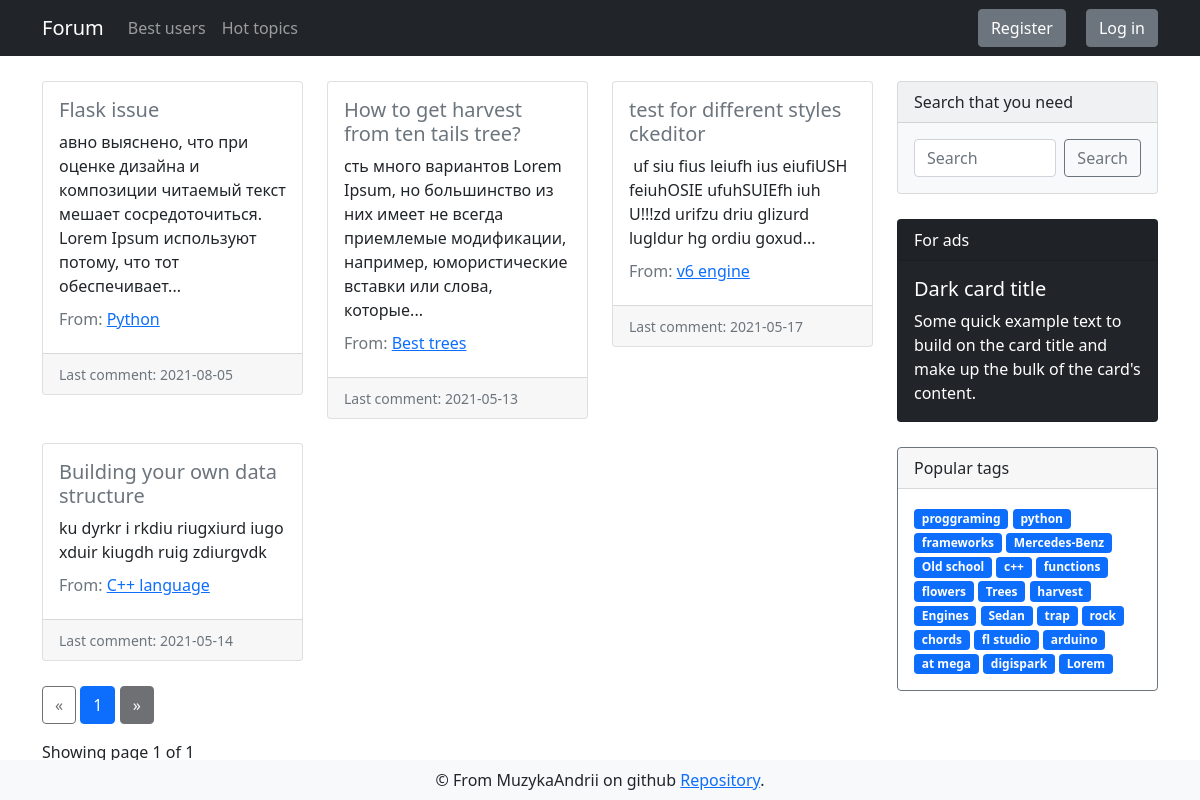
/forum/popular_topics, run on the app's committed database.
### app/models.py (models this page shows, shortened)
class DbMixin(object):
    def save(self):
        db.session.add(self)
        db.session.commit()

class Discussion(DbMixin, db.Model):
    id = db.Column(db.Integer, primary_key = True, autoincrement=True)
    theme = db.Column(db.String, unique=True, nullable=False)
    text = db.Column(db.Text, unique=True, nullable=False)
    theme_id = db.Column(db.Integer, db.ForeignKey('theme.id'), nullable=False)
    tags = db.relationship('Tag', secondary=discussion_tags, backref=db.backref('discussions', lazy='dynamic'))
    comments = db.relationship('Comment', backref='parent_discussion', lazy='dynamic')
    creator_id = db.Column(db.Integer, db.ForeignKey('user.id'), nullable=False)
    edit_requests = db.relationship('Edit_request', backref='target_discussion', lazy='dynamic')
    def get_last_comment_time(self):
        return self.comments.order_by(Comment.written_at.desc()).first().written_at.date()
    def build_url(self):
        theme = self.parent_theme
        section_slug = theme.parent_section.slug
        return section_slug, theme.slug

class Theme(DbMixin, db.Model):
    id = db.Column(db.Integer, primary_key = True, autoincrement=True)
    name = db.Column(db.String(150), unique=True, nullable=False)
    slug = db.Column(db.String(100), unique=True, nullable=False)
    section_id = db.Column(db.Integer, db.ForeignKey('section.id'), nullable=False)
    discussions = db.relationship('Discussion', backref='parent_theme', lazy='dynamic')

class Comment(DbMixin, db.Model):
    id = db.Column(db.Integer, primary_key = True, autoincrement=True)
    text = db.Column(db.Text, unique=True, nullable=False)
    written_at = db.Column(db.DateTime, default=dt.utcnow)
    anonymous = db.Column(db.Boolean, default=False)
    discussion_id = db.Column(db.Integer, db.ForeignKey('discussion.id'), nullable=False)
    creator_id = db.Column(db.Integer, db.ForeignKey('user.id'), nullable=False)

class Tag(DbMixin, db.Model):
    id = db.Column(db.Integer, primary_key = True, autoincrement=True)
    name = db.Column(db.String(50), unique=True, nullable=False)
    slug = db.Column(db.String(100), unique=True, nullable=False)
    section_id = db.Column(db.Integer, db.ForeignKey('section.id'), nullable=False)

### app/views.py (the view)
@cache.cached(timeout=120)
@app.route('/forum/popular_topics')
def hot_topics():
    discussions = get_popular_discussions(request)
    return render_template('forum/best_discussions.html', discussions=discussions, tags=get_tags())

### app/controllers/discussions_controller.py (called while the page is built)
def get_popular_discussions(request: Request) -> List[Discussion]:
    page = request.args.get('page', 1, type=int)
    discussions = Discussion.query.join(Discussion.comments).\
                        group_by(Discussion.id).\
                        order_by(func.count().desc()).\
                        paginate(page=page, per_page=app.config['BESTS_PER_PAGE'])
    return discussions

### app/views.py (called while the page is built)
@app.before_request
def update_last_seen():
    if current_user.is_authenticated:
        current_user.update_last_seen()

@app.before_request
def check_banned():
    if not current_user.is_authenticated:
        return
    result = is_current_user_banned()
    if result:
        logout_user()
        return render_template('alerts/banned.html', reason=result)

@cache.cached(timeout=600, key_prefix='tags')
def get_tags():
    return Tag.query.with_entities(Tag.slug, Tag.name).limit(25).all()

### app/templates/forum/best_discussions.html
{% extends "layouts/base.html" %}
{% block content %}
<div class="container">
    <div class="row">
        <div style="margin-top: 25px;" class="col-md-9">
            <div class="row row-cols-1 row-cols-md-3 g-4">
                {% for discussion in discussions.items %}
                {% set section_slug, theme_slug = discussion.build_url() %}
                <div class="col">
                    <div style="margin: 0" class="card">
                        <div class="card-body">
                            <a class="link-secondary"
                                href="{{ url_for('discussion', section_slug=section_slug, theme_slug=theme_slug, discussion_id=discussion.id) }}">
                                <h5 class="card-title">{{ discussion.theme }}</h5>
                            </a>
                            <p class="card-text">{{ discussion.text | truncate(150) | striptags }}</p>
                            <h6 class="card-subtitle mb-2 text-muted">From: <a
                                    href="{{ url_for('discussions_index', section_slug=section_slug, theme_slug=theme_slug) }}">{{ discussion.parent_theme.name }}</a>
                            </h6>
                        </div>
                        <div class="card-footer">
                            <small class="text-muted">Last comment: {{discussion.get_last_comment_time()}}</small>
                        </div>
                    </div>
                </div>
                {% endfor %}
            </div>
            <div style="margin-top: 25px;" class="text-right">
                <a href="{{ url_for('hot_topics', page=discussions.prev_num) }}" class="btn btn-outline-dark
   {% if discussions.page == 1 %}disabled{% endif %}">
                    &laquo;
                </a>
                {% for page_num in discussions.iter_pages(left_edge=1, right_edge=1, left_current=1, right_current=2) %}
                {% if page_num %}
                {% if discussions.page == page_num %}
                <a href="{{ url_for('hot_topics', page=page_num) }}" class="btn btn-primary">
                    {{ page_num }}
                </a>
                {% else %}
                <a href="{{ url_for('hot_topics', page=page_num) }}" class="btn btn-dark">
                    {{ page_num }}
                </a>
                {% endif %}
                {% else %}
                ...
                {% endif %}
                {% endfor %}
                <a href="{{ url_for('hot_topics', page=discussions.next_num) }}" class="btn btn-dark
   {% if discussions.page == discussions.pages %}disabled{% endif %}">
                    &raquo;
                </a>
            </div>
            <p class="text-right mt-3">
                Showing page {{ discussions.page }} of {{ discussions.pages }}
            </p>
        </div>
        {% include 'layouts/sidebar.html' %}
    </div>
</div>
{% endblock %}

### app/templates/layouts/sidebar.html
<div class="sidebar col-md-3">
    <div class="card text-dark bg-light mb-3" style="max-width: 18rem;">
        <div class="card-header">Search that you need</div>
        <form method="GET" action="{{ url_for('search') }}" class="card-body d-flex">
            <input name="search_query" value="{{ request.args.get('search_query', '') }}" class="form-control me-2" type="text" placeholder="Search" aria-label="Search">
            <button class="btn btn-outline-secondary" type="submit">Search</button>
        </form>
    </div>
    <div class="card text-white bg-dark mb-3" style="max-width: 18rem;">
        <div class="card-header">For ads</div>
        <div class="card-body">
            <h5 class="card-title">Dark card title</h5>
            <p class="card-text">Some quick example text to build on the card title and make up the bulk of the
                card's content.</p>
        </div>
    </div>
    <div class="card border-secondary mb-3" style="max-width: 18rem;">
        <div class="card-header">Popular tags</div>
        <div class="card-body text-secondary">
            {% for tag in tags %}
            <a href="{{ url_for('tags_discussions', tag_slug=tag[0]) }}" class="tag badge bg-primary">{{ tag[1] }}</a>
            {% endfor %}
        </div>
    </div>
</div>

### app/static/css/style.css (style rules this page uses)
.card { margin: 25px 0; }
.link-secondary { text-decoration: none; }
.tag { text-decoration: none; }

### data on the page
Discussion: theme "Flask issue", text "авно выяснено, что при оценке дизайна и композиции читаемый текст мешает сосредоточиться. Lorem Ipsum используют потому, что тот обеспечивает...", parent_theme.name "Python", get_last_comment_time "2021-08-05"
Discussion: theme "How to get harvest from ten tails tree?", text "сть много вариантов Lorem Ipsum, но большинство из них имеет не всегда приемлемые модификации, например, юмористические вставки или слова, которые...", parent_theme.name "Best trees", get_last_comment_time "2021-05-13"
Discussion: theme "test for different styles ckeditor", text "uf siu fius leiufh ius eiufiUSH feiuhOSIE ufuhSUIEfh iuh U!!!zd urifzu driu glizurd lugldur hg ordiu goxud...", parent_theme.name "v6 engine", get_last_comment_time "2021-05-17"
Discussion: theme "Building your own data structure", text "ku dyrkr i rkdiu riugxiurd iugo xduir kiugdh ruig zdiurgvdk", parent_theme.name "C++ language", get_last_comment_time "2021-05-14"
Tag: name "proggraming"
Tag: name "python"
Tag: name "frameworks"
Tag: name "Mercedes-Benz"
Tag: name "Old school"
Tag: name "c++"
Tag: name "functions"
Tag: name "flowers"
Tag: name "Trees"
Tag: name "harvest"
Tag: name "Engines"
Tag: name "Sedan"
Tag: name "trap"
Tag: name "rock"
Tag: name "chords"
Tag: name "fl studio"
Tag: name "arduino"
Tag: name "at mega"
Tag: name "digispark"
Tag: name "Lorem"

### other printed values
{{ page_num }} "1"
{{ discussions.page }} "1"
{{ discussions.pages }} "1"
